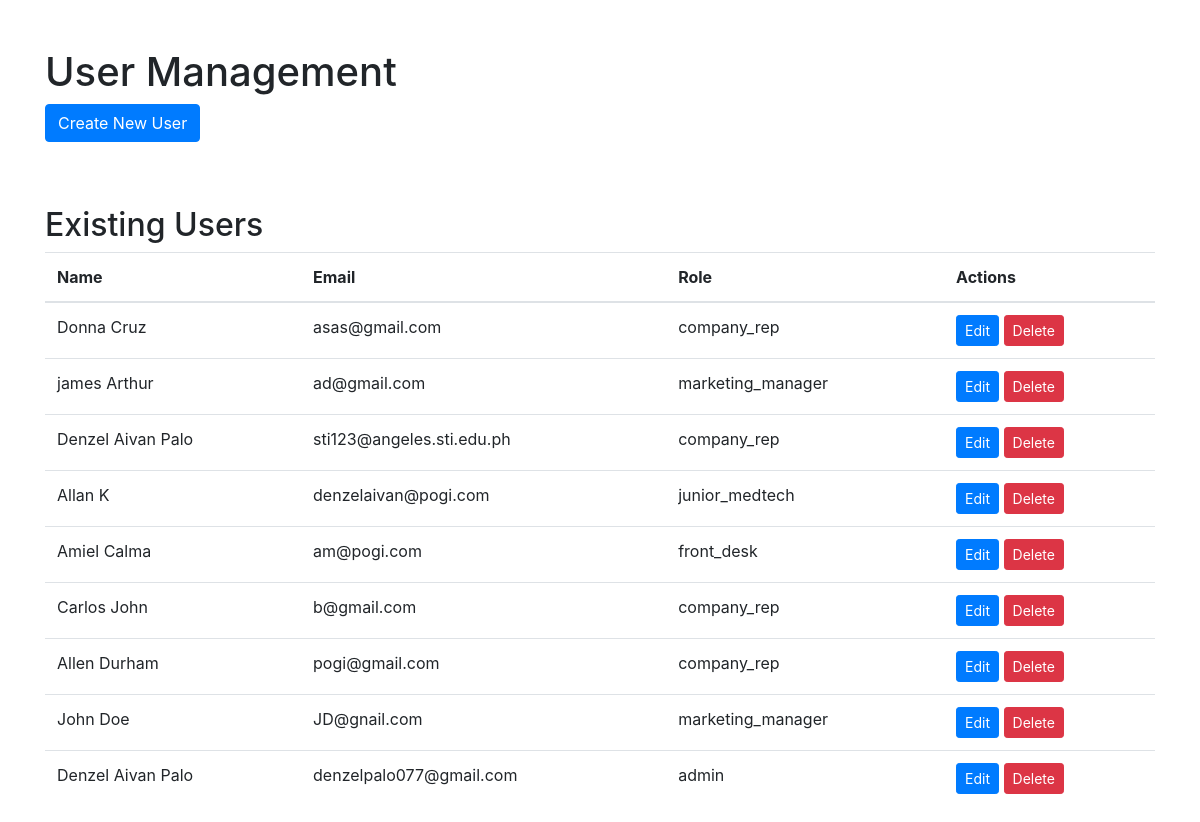
The page /biochem/user-management.php (signed in) on the database its author committed.
### tables this page shows
CREATE TABLE `users` (
  `id` int(11) NOT NULL,
  `first_name` varchar(50) NOT NULL,
  `last_name` varchar(50) NOT NULL,
  `birthday` date DEFAULT NULL,
  `email` varchar(100) NOT NULL,
  `contact_number` varchar(20) DEFAULT NULL,
  `address` text DEFAULT NULL,
  `username` varchar(50) NOT NULL,
  `password` varchar(255) NOT NULL,
  `role` enum('admin','marketing_manager','front_desk','junior_medtech','senior_medtech','invoice_manager','company_rep') NOT NULL,
  `created_at` timestamp NOT NULL DEFAULT current_timestamp(),
  `company_id` int(11) DEFAULT NULL,
  `status` enum('active','inactive','archived') NOT NULL DEFAULT 'inactive'
);

### biochem/user-management.php (the view, shortened to what this page needs)
<?php
include 'db_connection.php';
$result = $conn->query("SELECT * FROM users ORDER BY id DESC");
$users = $result->fetch_all(MYSQLI_ASSOC);
?>
<!DOCTYPE html>
<html lang="en">
<head>
    <link rel="stylesheet" href="https://stackpath.bootstrapcdn.com/bootstrap/4.5.2/css/bootstrap.min.css">
</head>
<body>
    <div class="container mt-5">
        <h1>User Management</h1>
        <button id="showCreateUserForm" class="btn btn-primary mb-3">Create New User</button>
        <h2 class="mt-5">Existing Users</h2>
        <table class="table">
            <thead>
                <tr>
                    <th>Name</th>
                    <th>Email</th>
                    <th>Role</th>
                    <th>Actions</th>
                </tr>
            </thead>
            <tbody>
                <?php foreach ($users as $user): ?>
                <tr>
                    <td><?php echo htmlspecialchars($user['first_name'] . ' ' . $user['last_name']); ?></td>
                    <td><?php echo htmlspecialchars($user['email']); ?></td>
                    <td><?php echo htmlspecialchars($user['role']); ?></td>
                    <td>
                        <a href="edit_user.php?id=<?php echo $user['id']; ?>" class="btn btn-sm btn-primary">Edit</a>
                        <form action="" method="POST" class="d-inline">
                            <button type="submit" class="btn btn-sm btn-danger" onclick="return confirm('Are you sure you want to delete this user?')">Delete</button>
                        </form>
                    </td>
                </tr>
                <?php endforeach; ?>
            </tbody>
        </table>
    </div>
</body>
</html>

### rows shown on the page
users: first_name+last_name "Donna Cruz", email "asas@gmail.com", role "company_rep"
users: first_name+last_name "james Arthur", email "ad@gmail.com", role "marketing_manager"
users: first_name+last_name "Denzel Aivan Palo", email "sti123@angeles.sti.edu.ph", role "company_rep"
users: first_name+last_name "Allan K", email "denzelaivan@pogi.com", role "junior_medtech"
users: first_name+last_name "Amiel Calma", email "am@pogi.com", role "front_desk"
users: first_name+last_name "Carlos John", email "b@gmail.com", role "company_rep"
users: first_name+last_name "Allen Durham", email "pogi@gmail.com", role "company_rep"
users: first_name+last_name "John Doe", email "JD@gnail.com", role "marketing_manager"
users: first_name+last_name "Denzel Aivan Palo", email "denzelpalo077@gmail.com", role "admin"
